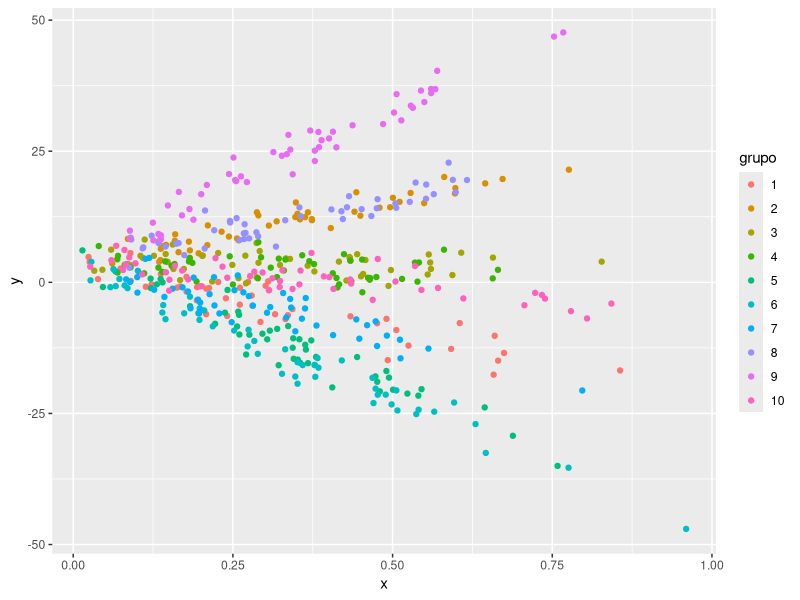
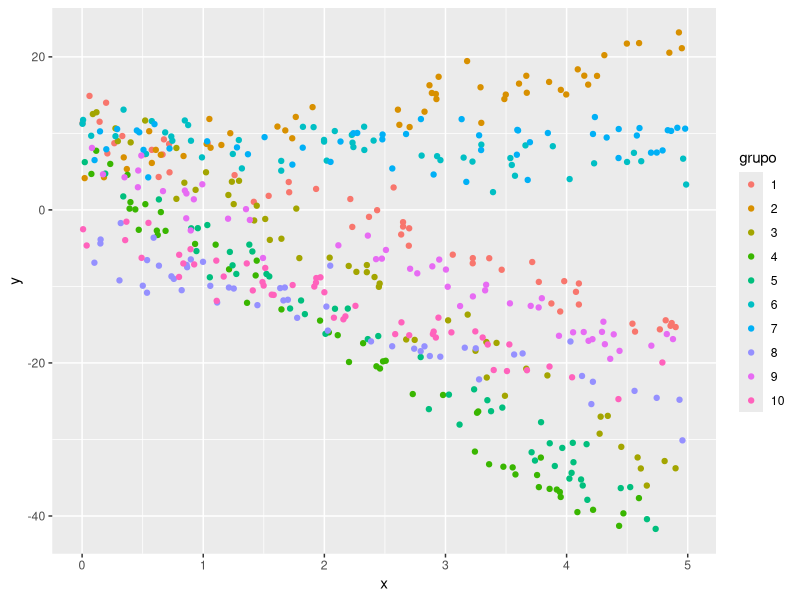

Write R code to recreate these figures, in order.
## ---- chunk 1
knitr::opts_chunk$set(echo = TRUE)
## ---- chunk 2
ni <- 50
G <- 10
nobs <- ni * G                          # Numero total de observaciones
grupo <- factor(rep(x=1:G, each=ni))        # Para crear la variable grupal
obs <- rep(x=1:ni, times=G)                # Para identificar las obs por grupo
x <- rbeta(n=nobs, shape1=2, shape2=4)       # La covariable x
b1 <- rnorm(n=G, mean=0, sd=sqrt(1000)) # La pendiente aleatoria
b1 <- rep(x=b1, each=ni)                  # La pendiente repetida
media <-  4 - 5 * x + b1 * x            # La media
y <- rnorm(n=nobs, mean=media, sd=sqrt(4))   # La variable respuesta
datos <- data.frame(grupo, obs, b1, x, y)       # Organizando el dataframe
## ---- chunk 3
datos
## ---- chunk 4
library(ggplot2)
ggplot(datos, aes(x=x, y=y, color=grupo)) +
  geom_point()
## ---- chunk 5
library(lme4)
model <- lmer (y ~ x + (x - 1| grupo), data= datos)
summary(model)
## ---- chunk 6
coef(model)
## ---- chunk 7
realb1 <- unique(b1)
realb1
## Intercepto real = 4
## ---- chunk 8

## ---- chunk 9
ni <- 50
G <- 10
nobs <- G * ni # Numero total de observaciones
grupo <- factor(rep(x=1:G, each=ni)) # Para crear la variable grupal
obs <- rep(x=1:ni, times=G) # Para identificar las obs por grupo
x <- runif(nobs, 0,5) # La covariable
library(MASS) # Libreria para simular obs de Normal bivariada
Sigma <- matrix(c(40, 3, # Matriz de var-cov
                  3, 50), ncol=2, nrow=2)
b <- mvrnorm(n=G, mu=rep(0, 2), Sigma=Sigma) # Simulando b0 y b1
b <- apply(b, MARGIN=2, function(c) rep(c, each=ni)) # Replicando
b0 <- as.vector(b[, 1]) # Separando los b0
b1 <- as.vector(b[, 2]) # Separando los b1
media <- 4 - 5 * x + b0 + b1 * x # La media
y <- rnorm(n=nobs, mean=media, sd=sqrt(4)) # La variable respuesta
datos <- data.frame(grupo, obs, b0, b1, x, y) # El dataframe

## ---- chunk 10
library(ggplot2)
ggplot(datos, aes(x=x, y=y, color=grupo)) +
  geom_point()
## ---- chunk 11
model2 <- lmer(y~1+x + (1+x|grupo), data=datos)
ranef(model2)
data.frame(Intercepto = unique(b0), x = unique(b1) )
## ---- chunk 12

